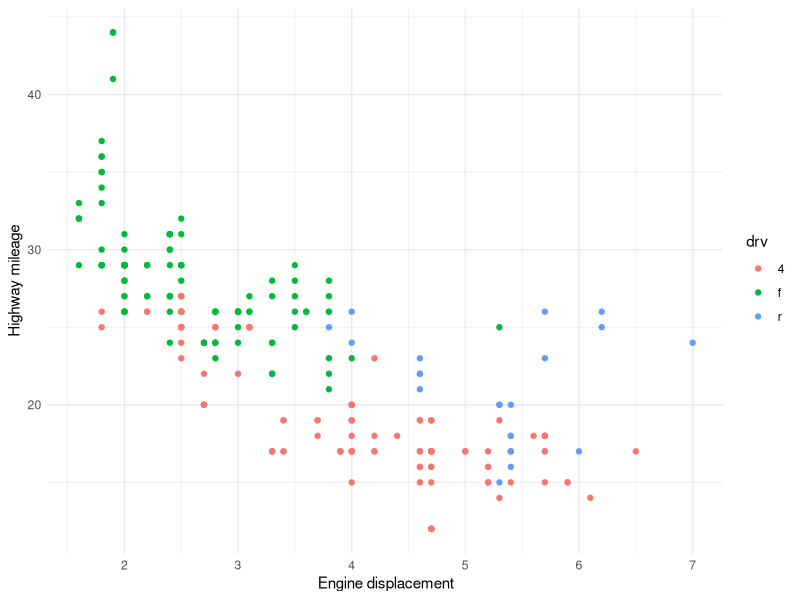

Source code (R):
library(tidyverse)
install.packages(tidyverse)
install.packages("tidyverse")
library(tidyverse)
# pobranie danych
library(ggplot2)
ggplot(mpg, aes(x = displ, y = hwy, color = drv)) +
  geom_point() +
labs(x = "Engine displacement", y = "Highway mileage") + 
  theme_minimal()

